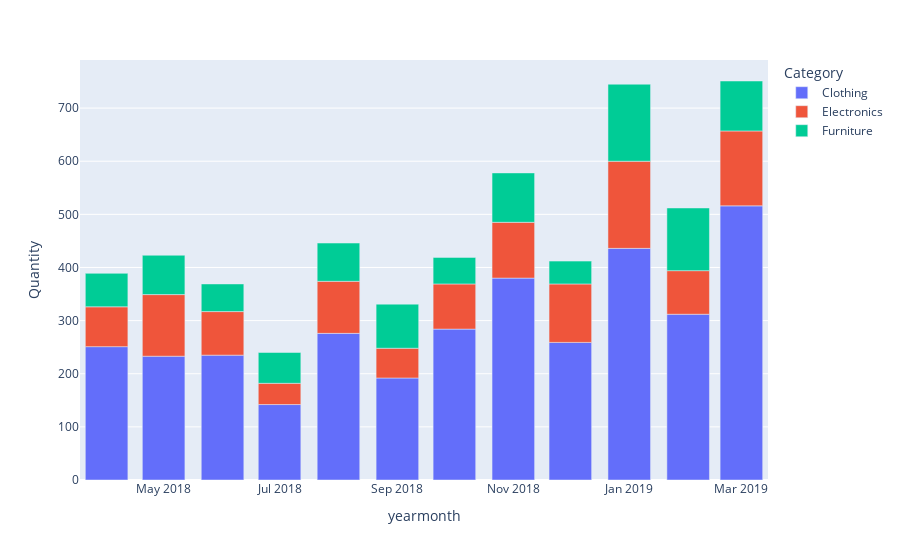

This figure's notebook cell:
### Code cell
fig4 = px.bar(df4, x= 'yearmonth', y = 'Quantity', color = 'Category')
fig4.show()

### Figure 1 — Plotly figure (JSON) as saved in the notebook; plotly's stock layout.template omitted (floating-point values rounded to 4 significant figures)
{"data": [{"alignmentgroup": "True", "hovertemplate": "Category=Clothing<br>yearmonth=%{x}<br>Quantity=%{y}<extra></extra>", "legendgroup": "Clothing", "marker": {"color": "#636efa", "pattern": {"shape": ""}}, "name": "Clothing", "offsetgroup": "Clothing", "orientation": "v", "showlegend": true, "textposition": "auto", "type": "bar", "x": ["2018-04", "2018-05", "2018-06", "2018-07", "2018-08", "2018-09", "2018-10", "2018-11", "2018-12", "2019-01", "2019-02", "2019-03"], "xaxis": "x", "y": [251, 233, 235, 142, 276, 192, 284, 380, 259, 436, 312, 516], "yaxis": "y"}, {"alignmentgroup": "True", "hovertemplate": "Category=Electronics<br>yearmonth=%{x}<br>Quantity=%{y}<extra></extra>", "legendgroup": "Electronics", "marker": {"color": "#EF553B", "pattern": {"shape": ""}}, "name": "Electronics", "offsetgroup": "Electronics", "orientation": "v", "showlegend": true, "textposition": "auto", "type": "bar", "x": ["2018-04", "2018-05", "2018-06", "2018-07", "2018-08", "2018-09", "2018-10", "2018-11", "2018-12", "2019-01", "2019-02", "2019-03"], "xaxis": "x", "y": [75, 116, 82, 40, 98, 56, 85, 105, 110, 164, 82, 141], "yaxis": "y"}, {"alignmentgroup": "True", "hovertemplate": "Category=Furniture<br>yearmonth=%{x}<br>Quantity=%{y}<extra></extra>", "legendgroup": "Furniture", "marker": {"color": "#00cc96", "pattern": {"shape": ""}}, "name": "Furniture", "offsetgroup": "Furniture", "orientation": "v", "showlegend": true, "textposition": "auto", "type": "bar", "x": ["2018-04", "2018-05", "2018-06", "2018-07", "2018-08", "2018-09", "2018-10", "2018-11", "2018-12", "2019-01", "2019-02", "2019-03"], "xaxis": "x", "y": [63, 74, 52, 58, 72, 83, 50, 93, 43, 145, 118, 94], "yaxis": "y"}], "layout": {"barmode": "relative", "legend": {"title": {"text": "Category"}, "tracegroupgap": 0}, "margin": {"t": 60}, "xaxis": {"anchor": "y", "domain": [0, 1], "title": {"text": "yearmonth"}}, "yaxis": {"anchor": "x", "domain": [0, 1], "title": {"text": "Quantity"}}}}
